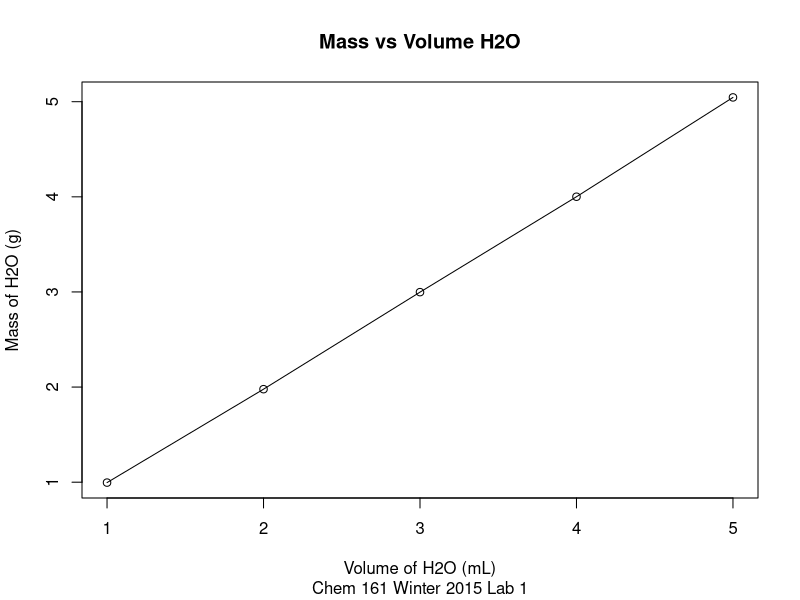

This chart was generated by the following R code:
data <- read.table( header=TRUE, text= "
  Volume_of_water_mL Mass_of_beaker_with_water_g Mass_of_water_g Density_of_water_g_per_mL
  1.00               30.946                      0.996           0.996
  2.00               31.928                      1.978           0.989
  3.00               32.948                      2.998           0.999
  4.00               33.951                      4.001           1.00
  5.00               34.995                      5.045           1.01
  "
  )
attach(data)

massOfBeaker <- 29.950
trueDensity <- 0.9982
meanDensity <- mean(Density_of_water_g_per_mL)
percentError <- ((meanDensity-trueDensity)/trueDensity)*100
standardDeviation <- sd(Density_of_water_g_per_mL)
relativeStandardDeviation <- (standardDeviation/meanDensity)*100

data
trueDensity
meanDensity
percentError
standardDeviation
relativeStandardDeviation

plot( x=Volume_of_water_mL, y=Mass_of_water_g, type="o",
      main="Mass vs Volume H2O", sub="Chem 161 Winter 2015 Lab 1",
      xlab="Volume of H2O (mL)", ylab="Mass of H2O (g)"
)